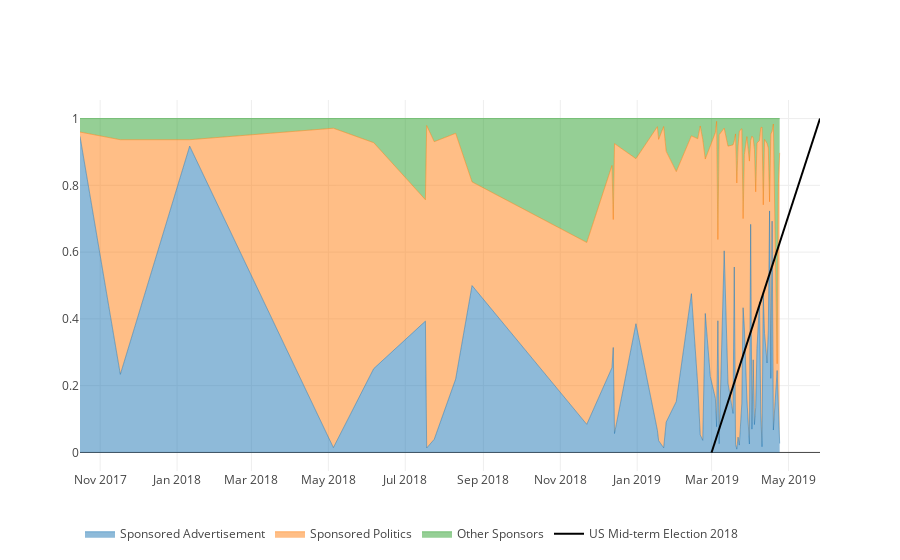

The notebook cell saved with this chart:
### Markdown cell above
> ## Sponsored Posts for User **churros-collards-crisp**: 
> * Growth of 2% to 19% just 3 days before the US midterm election. 
> * He may be heavily influenced by Sponsored Political ads 2 weeks before the election.

### Code cell
fig = go.Figure(data=data_sponsored, layout=layout)
iplot(fig)
